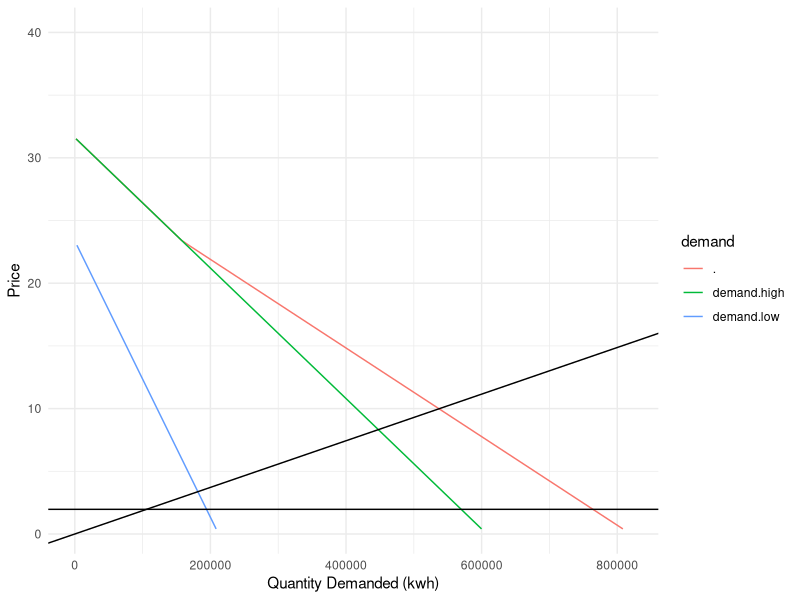
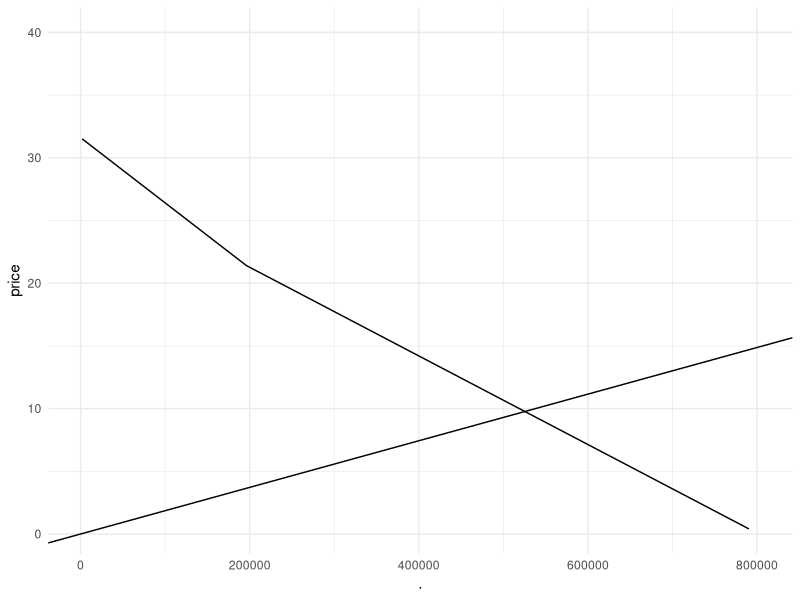

Source code (R) for these figures, in order:
## ---- chunk 1
knitr::opts_chunk$set(echo = TRUE, warning = FALSE, message = FALSE)

library(tidyverse)
library(here)

options(scipen = 999)
## ---- chunk 2
# read in the data
data <- read_csv(here('data/HW3_data.csv')) %>% 
  select(!1) 

# perform a linear fit
low.model <- lm(Price_Cents ~ Q_Low_Kwh, data)
high.model <- lm(Price_Cents ~ Q_High_Kwh, data)
## ---- chunk 3
# convert price to demand
demand <- function(price, model) {
  q <- (price - model$coefficients[[1]]) / model$coefficients[[2]]
  q <- ifelse(q < 0, 0, q)
  return(q)
}

# calculate aggregate demand
demand_agg <- function(price, tax) {
  new_price <- price + tax
  q <- demand(new_price, low.model) + demand(price, high.model)
  return(q)
}

# calculate consumer surplus
cs <- function(price, model) {
  q <- demand(price, model)
  cs <- 0.5 * (model$coefficients[[1]] - price) * q
  return(cs)
}

# aggregate consumer surplus
cs_agg <- function(price){
  cs <- cs(price, high.model) + cs(price, low.model)
  return(cs)
}

# producer surplus
ps <- function(price, q_eq){
  ps <- 0.5 * price * q_eq
  
  return(ps)
}

eq_p_q <- function(m1, m2, b1, b2){
  q_star <- (b2 - b1) / (m1 - m2)
  p_star <- m1 * q_star + b1
  vector <- c(q_star, p_star)
  return(vector)
}
## ---- chunk 4
# function that converts quantity in lbs to metric tons and returns mec
mec <- function(q, p){
  q_ton <- q / 2204.62
  p_kwh <- q_ton * p * 100
  return(p_kwh)
}

mec_1 <- round(mec(0.85, 51), 4) 

mec_1
## ---- chunk 5
price <- seq(0, 40, length.out = 100)
agg_demand <- demand_agg(price, 0) %>% 
  as.data.frame() %>% 
  cbind(price) %>% 
  mutate(demand.low = demand(price, low.model),
         demand.high = demand(price, high.model)) %>% 
  pivot_longer(c(., demand.low, demand.high),
               names_to = 'demand',
               values_to = 'quantity_d') 

agg_demand[agg_demand == 0] <- NA

# lm for agg demand 
agg_demand.lm <- agg_demand %>% 
  filter(quantity_d > 30000, demand == '.')

demand.lm <- lm(price ~ quantity_d, data = agg_demand.lm)

# calculating equilibrium quantity
q_eq <- (10 - demand.lm$coefficients[1]) / demand.lm$coefficients[2]

# slope of supply curve
supply <- 10 / q_eq

ggplot(agg_demand) +
  geom_line(aes(x = quantity_d, y = price, color = demand))+
  geom_abline(slope = supply) +
  geom_hline(yintercept = mec_1) +
  theme_minimal() +
  labs(x = "Quantity Demanded (kwh)", y = "Price")
## ---- chunk 6
cs_low <- cs(10, low.model)
cs_high <- cs(10, high.model)
cs_aggr <- cs_agg(10)
p_s <- ps(10, q_eq)
env_cost <- q_eq * mec_1
## ---- chunk 7
cs_high_perc <- cs_high/cs_aggr *100
cs_low_perc <- cs_low/cs_aggr *100
## ---- chunk 8
# make new demand curve under the tax
new_agg_demand <- demand_agg(price, mec_1) %>%
  as.data.frame() %>% 
  cbind(price) 

new_agg_demand[new_agg_demand == 0] <- NA
  
ggplot(new_agg_demand) +
  geom_line(aes(x = ., y = price)) +
  geom_abline(slope = supply) +
  theme_minimal()

new_aggd.lm <- new_agg_demand %>% 
  filter(. > 250000)

lm.new_demand <- lm(price ~ ., data = new_aggd.lm)

new_eq <- eq_p_q(supply, lm.new_demand$coefficients[2], 0, lm.new_demand$coefficients[1])
e_damage_tax <- new_eq[1] * mec_1
cs_high_tax <- cs(new_eq[2] + mec_1, model = high.model)
cs_low_tax <- cs(new_eq[2] + mec_1, model = low.model) - e_damage_tax
ps_tax <- ps(new_eq[2], new_eq[1])
tax_revenue <- e_damage_tax
## ---- chunk 9
high_prop <- demand(10, high.model)/(demand(10, high.model)+ demand(10, low.model))

low_prop <- 1 - high_prop
## ---- chunk 10
high_welfare <- (cs_high_tax + high_prop*tax_revenue)/100
low_welfare <- (cs_low_tax + low_prop*tax_revenue)/100
ps_welfare <- ps_tax / 100
## ---- chunk 11
mec_change <- function(price, scc, quantity, high_prop, low_prop){
  mec_new <- mec(0.85, scc)
  agg_demand_new <- demand_agg(price, mec_new) %>% 
      as.data.frame() %>% 
      cbind(price) 
  
  lm.agg <- agg_demand_new %>% 
    filter(. > 250000)
  
  lm.final <- lm(price ~ ., data = lm.agg)
  new_eq <- eq_p_q(lm.final$coefficients[2], supply, lm.final$coefficients[1], 0)
  tax_revenue <- new_eq[1] * mec_new
  cs_high <- cs(new_eq[2] + mec_new, model = high.model)
  cs_low <- cs(new_eq[2] + mec_new, model = low.model) - tax_revenue
  
  high_welfare <- (cs_high + high_prop * tax_revenue) / 100
  low_welfare <- (cs_low + low_prop * tax_revenue) / 100
  ps_welfare <- ps(new_eq[2], new_eq[1])
  
  vector <- c(scc, high_welfare, low_welfare, ps_welfare)
  return(vector)
}
## ---- chunk 12
mec_75 <- mec_change(price, 75, q_eq, high_prop, low_prop)
mec_100 <- mec_change(price, 100, q_eq, high_prop, low_prop)
mec_125 <- mec_change(price, 125, q_eq, high_prop, low_prop)
mec_150 <- mec_change(price, 150, q_eq, high_prop, low_prop)
rbind(mec_1, mec_75, mec_100, mec_125, mec_150)
